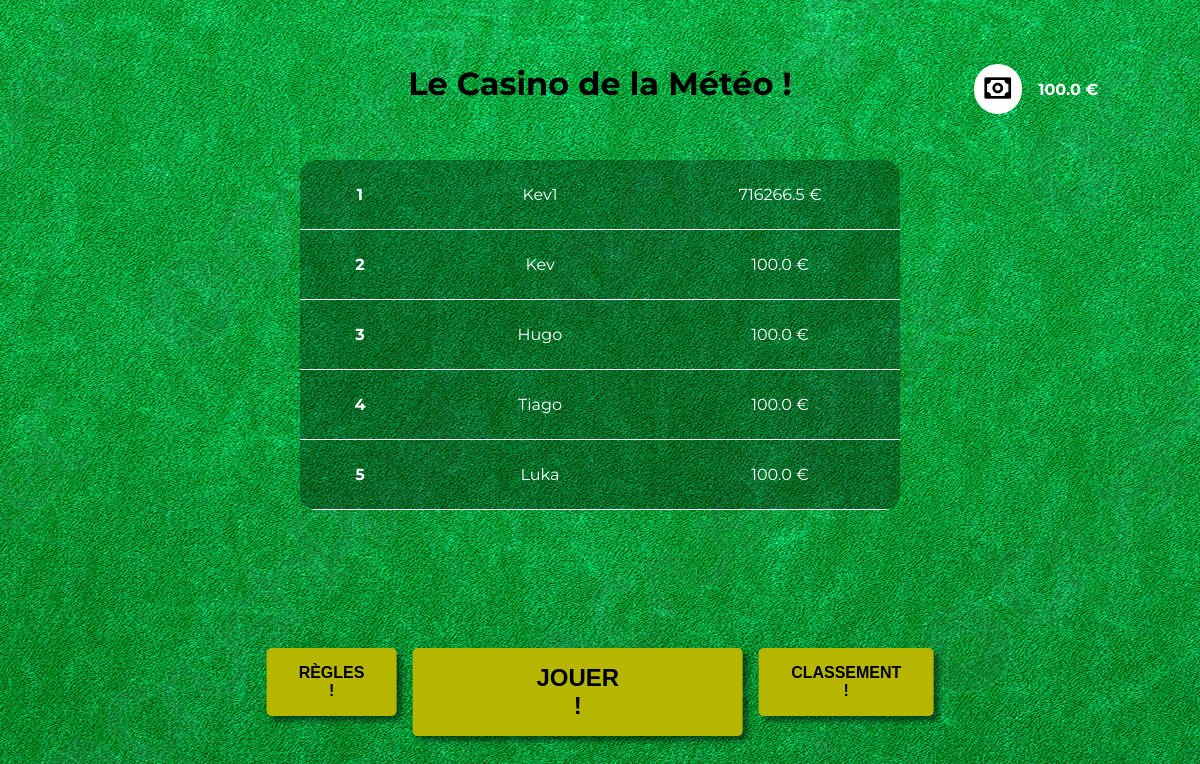
The app's page / (signed in) with its own data.
### base/models.py (models this page shows)
class UserMoney(models.Model):
    user = models.ForeignKey(User, on_delete=models.CASCADE)
    money = models.FloatField(default=100)

### base/views.py (the view)
# urls.py: 2. Add a URL to urlpatterns:  path('', Home.as_view(), name='home')
@login_required
def Home(request):
    user = UserMoney.objects.get(user=request.user)
    Moneyuser = user.money
    ranking = UserMoney.objects.all().order_by('-money')[:5]
    return render(request, 'home.html', {'money': Moneyuser, 'ranking': ranking})

### base/templates/home.html
{% extends 'layout/layout.html' %}
{% block content %}
<h1 style="text-align: center; margin-top: 64px">Le Casino de la Météo !</h1>
<section class="containerRanking">
    <div class="ranking">
        {% if ranking %}
            {% for userRank in ranking %}
                <div class="userRank">
                    <div style="width: 50%">
                        <p style="text-align: center; font-weight: bold">{{ forloop.counter }}</p>
                    </div>
                    <div style="width: 100%">
                        <p>{{ userRank.user.username }}</p>
                    </div>
                    <div style="width: 100%">
                        <p>{{ userRank.money }} €</p>
                    </div>
            </div>
            {% endfor %}
        {% endif %}
    </div>
</section>
<section class="footer">
    <a href="/rules">
        <button style="font-size: 16px;padding-inline: 32px;">Règles !</button>
    </a>
    <a href="/play">
        <button style="font-size: 24px;padding-inline: 124px;">JOUER !</button>
    </a>
    <a href="/ranking">
        <button style="font-size: 16px;padding-inline: 32px;">Classement !</button>
    </a>
</section>
{% endblock %}

### base/templates/layout/layout.html (shortened to what this page needs)
<!DOCTYPE html>
{% load static %}
<html lang="en">
<head>
    <link rel="stylesheet" href="{% static 'css/style.css' %}">
    <link href='https://unpkg.com/boxicons@2.1.4/css/boxicons.min.css' rel='stylesheet'>
</head>
<body>
    <div class="moneyUser">
        <div>
            <i class='bx bx-money'></i>
        </div>
        <div>
            <p id="money">{{ money }} €</p>
        </div>
    </div>
    {% block content %} {% endblock %}
</body>

### base/static/css/style.css (style rules this page uses)
* { margin: 0; padding: 0 }
body { font-family: 'Montserrat'; margin: 0; width: 100%; height: 100%; background-image: url("../images/table.jpg"); }
.moneyUser { display: flex; position: absolute; align-items: center; right: 64px; top: 64px; width: 200px; justify-content: center; gap: 16px; }
.moneyUser i { font-size: 32px; padding-right: 0.5px; }
.moneyUser p { color:white; font-weight: bold; }
.moneyUser div:first-child { background: white; padding: 8px; border-radius: 100px; }
.ranking { background: rgba(0, 0, 0, 0.3); height: 350px; width: 600px; color: white; border-radius: 16px; overflow-y: auto }
.ranking .userRank { display: flex; justify-content: space-evenly; padding-block: 25px; border-bottom: 1px solid white; }
.ranking .userRank p { text-align: center; }
.containerRanking { position: absolute; left: 50%; top: 20%; transform: translateX(-50%); }
button { border-radius: 5px; background: #b6b600; border: none; padding: 16px; text-transform: uppercase; font-weight: bold; box-shadow: 5px 5px 5px rgba(0, 0, 0, 0.5); }
.footer { position: absolute; left: 50%; bottom: 64px; transform: translateX(-50%); margin-top: 16px; display: flex; gap: 16px; }

### records on screen
UserMoney: money "100.0", user.username "Kev"
UserMoney: user.username "Kev1", money "716266.5"
UserMoney: user.username "Hugo", money "100.0"
UserMoney: user.username "Tiago", money "100.0"
UserMoney: user.username "Luka", money "100.0"
